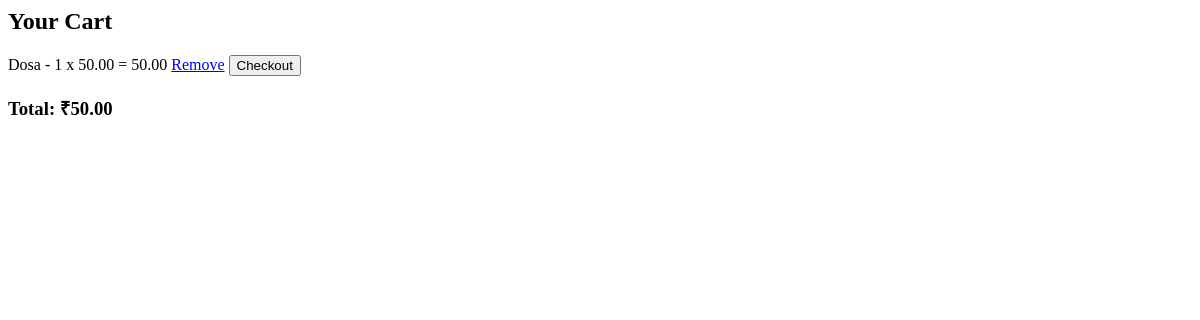
/cart/ (signed in), run on an earlier commit of the app's database.
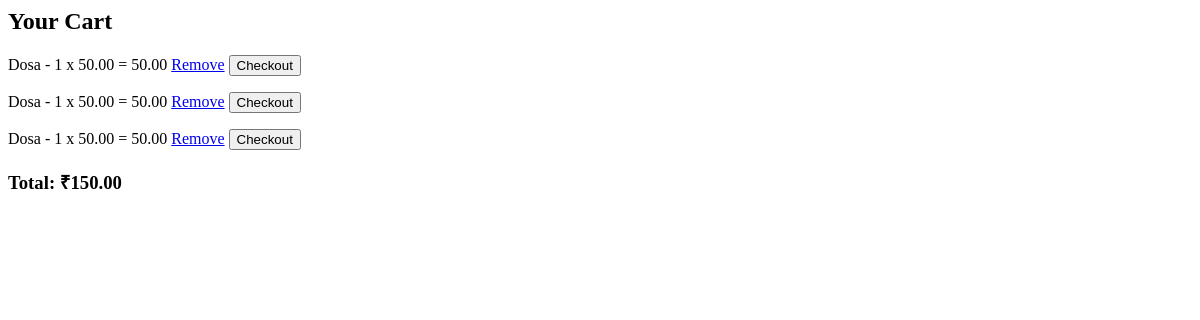
And on a later commit of the database.
### cart/models.py (models this page shows)
class Cart(models.Model):
    user = models.ForeignKey(User, on_delete=models.CASCADE)
    food_item = models.ForeignKey(FoodItem, on_delete=models.CASCADE)
    quantity = models.PositiveIntegerField(default=1)
    def total_price(self):
        return self.quantity * self.food_item.price

### menu/models.py (models this page shows, shortened)
class FoodItem(models.Model):
    name = models.CharField(max_length=100)
    price = models.DecimalField(max_digits=10, decimal_places=2)
    image = models.ImageField(upload_to='food/')
    is_available = models.BooleanField(default=True)

### cart/views.py (the view)
# urls.py: path('', views.cart_view, name='cart'),
def cart_view(request):
    cart_items = Cart.objects.filter(user=request.user)
    total = sum(item.total_price() for item in cart_items)
    return render(request, 'cart/cart.html', {
        'cart_items': cart_items,
        'total': total
    })

### cart/templates/cart/cart.html
<h2>Your Cart</h2>
{% for item in cart_items %}
    <p>
        {{ item.food_item.name }} -
        {{ item.quantity }} x {{ item.food_item.price }}
        = {{ item.total_price }}
        <a href="{% url 'remove_from_cart' item.id %}">Remove</a>
        <a href="{% url 'place_order' %}">
    <button>Checkout</button>
</a>
    </p>
{% endfor %}
<h3>Total: ₹{{ total }}</h3>

What changed in the data, as far as the page shows it:
added Cart: food_item.name "Dosa", quantity "1", food_item.price "50.00", total_price "50.00"
added Cart: food_item.name "Dosa", quantity "1", food_item.price "50.00", total_price "50.00"
Also different on the page:
{{ total }}: "50.00" → "150.00"
